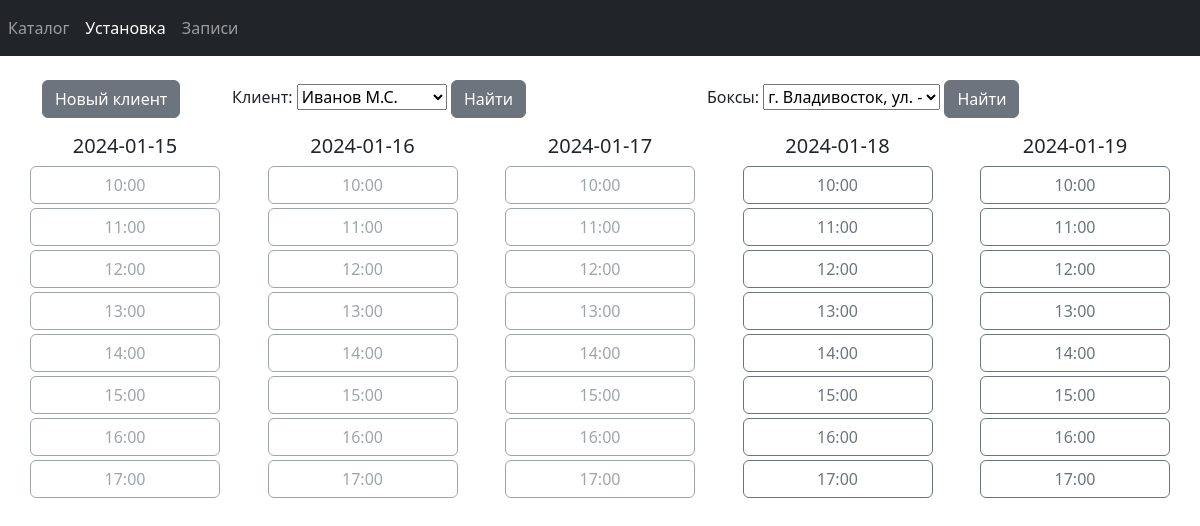
The app's page /schedule with its own data.
### tables this page shows
CREATE TABLE client(
        client_id INTEGER PRIMARY KEY AUTOINCREMENT,
        fullname VARCHAR(100),
        phone VARCHAR(11) UNIQUE,
        is_partner boolean,
        discount INTEGER DEFAULT 0
    );

CREATE TABLE box(
        box_id INTEGER PRIMARY KEY AUTOINCREMENT, 
        specialist_id INTEGER,
        address VARCHAR(150),
        FOREIGN KEY (specialist_id)  REFERENCES specialist(specialist_id) ON DELETE CASCADE
    );

CREATE TABLE "work_schedule"
(
    schedule_id   INTEGER
        primary key autoincrement,
    box_id        INTEGER
        references box
            on delete cascade,
    schedule_date DATE,
    work_hour     TEXT,
    is_free       boolean default true
);

### controllers/client_schedule.py (the view)
@app.route('/schedule', methods=['get', 'post'])
def set_schedule():
    conn = get_db_connection()
    if request.method == 'POST':
        session['data'] = request.json
        print(session['data'])
    if request.values.get('fullname'):
        client_id = request.values.get('client_id')
        session['client_id'] = client_id
    elif request.values.get('address'):
        box_id = request.values.get('box_id')
        session['box_id'] = box_id
    else:
        session['box_id'] = 1
    df_clients = get_clients(conn)
    df_boxes = get_boxes(conn)
    df_schedule = get_schedule_box(conn, session['box_id'])
    df_dates = get_dates(conn)
    return render_template("client_schedule.html",
                           combo_box=df_clients,
                           boxes=df_boxes,
                           schedule=df_schedule,
                           dates=df_dates,
                           len=len)

### models/client_index_model.py (called while the page is built)
def get_clients(conn):
    return pandas.read_sql(
        '''SELECT * FROM client''', conn)

### models/client_schedule_model.py (called while the page is built)
def get_boxes(conn):
    return pandas.read_sql(
        '''SELECT box_id, address FROM box''', conn)

def get_schedule_box(conn, box_id):
    return pandas.read_sql(
        f'''SELECT
            schedule_id, box_id, schedule_date, work_hour, is_free
            FROM work_schedule
            Where box_id = {box_id}
        ''', conn)

def get_dates(conn):
    return pandas.read_sql(
        '''SELECT
            distinct schedule_date
            FROM work_schedule
        ''', conn)

### utils.py (called while the page is built)
def get_db_connection():
    return sqlite3.connect('supplies.db', check_same_thread=False)

### templates/client_schedule.html (shortened to what this page needs)
{% extends "base.html" %}
{% macro render_combo_box(box, header, needed_id, naming, field) %}
<div class="col-5">
    <form action="" method="get">
        {{header}}
        <select name="{{field}}">
            {% for i, row in box.iterrows() %}
            <option value={{row[field]}} {{
            "selected" if row[field]==needed_id else "" }}>
            {{row[naming]}}</option>
            {% endfor %}
        </select>
        <input class="btn btn-secondary" type="submit" value="Найти" name=
                "{{naming}}">
    </form>
</div>
{% endmacro %}
{% macro render_schedule(schedule, dates) %}
{% for i, row in dates.iterrows() %}
<div class="col-2 mt-3 text-center">
    <div class="row"><h5>{{row["schedule_date"]}}</h5></div>
    {% for i, sched in schedule.iterrows() if sched["schedule_date"] == row["schedule_date"] %}
    <div class="row">
        <button class="btn btn-outline-secondary mb-1" {{'disabled' if sched['is_free']==0 else '' }}>
            {{sched["work_hour"]}}
        </button>
    </div>
    {% endfor %}
</div>
{% endfor %}
{% endmacro %}
{% block navbar %}
<nav class="navbar navbar-expand-lg navbar-dark bg-dark mb-4">
    <div class="collapse navbar-collapse" id="navbarSupportedContent">
        <ul class="navbar-nav me-auto mb-2 mb-lg-0">
            <li class="nav-item">
                <a class="nav-link" href={{url_for('index')}}>Каталог</a>
            </li>
            <li class="nav-item">
                <a class="nav-link active" href="{{url_for('set_schedule')}}">Установка</a>
            </li>
            <li class="nav-item">
                <a class="nav-link" href="{{url_for('set_install')}}">Записи</a>
            </li>
        </ul>
    </div>
</nav>
{% endblock %}
{% block content %}
<div class="row">
    <div class="col-2">
        <a class="btn btn-secondary" href="{{ url_for('new_client_get') }}">Новый клиент</a>
    </div>
    {{ render_combo_box(combo_box,"Клиент:", client_id, "fullname", "client_id") }}
    {{ render_combo_box(boxes,"Боксы:", 1, "address", "box_id") }}
</div>
<div class="row justify-content-between">
    {{ render_schedule(schedule,dates) }}
</div>
{% endblock %}

### templates/base.html (shortened to what this page needs)
<!DOCTYPE html>
<html>
<head>
    <link rel="stylesheet" href="../static/CSS/style.css"/>
    <link href="https://cdn.jsdelivr.net/npm/bootstrap@5.3.2/dist/css/bootstrap.min.css" rel="stylesheet"
>
</head>
<body>
    {% block navbar %}
    {% endblock %}
<div class="container">
    {% block content %}
    {% endblock %}
</div>
</body>
</html>

### records on screen
client: client_id "Иванов М.С."
box: box_id "г. Владивосток, ул. -"
work_schedule: work_hour "10:00"
work_schedule: work_hour "11:00"
work_schedule: work_hour "12:00"
work_schedule: work_hour "13:00"
work_schedule: work_hour "14:00"
work_schedule: work_hour "15:00"
work_schedule: work_hour "16:00"
work_schedule: work_hour "17:00"
work_schedule: work_hour "10:00"
work_schedule: work_hour "11:00"
work_schedule: work_hour "12:00"
work_schedule: work_hour "13:00"
work_schedule: work_hour "14:00"
work_schedule: work_hour "15:00"
work_schedule: work_hour "16:00"
work_schedule: work_hour "17:00"
work_schedule: work_hour "10:00"
work_schedule: work_hour "11:00"
work_schedule: work_hour "12:00"
work_schedule: work_hour "13:00"
work_schedule: work_hour "14:00"
work_schedule: work_hour "15:00"
work_schedule: work_hour "16:00"
work_schedule: work_hour "17:00"
work_schedule: work_hour "10:00"
work_schedule: work_hour "11:00"
work_schedule: work_hour "12:00"
work_schedule: work_hour "13:00"
work_schedule: work_hour "14:00"
work_schedule: work_hour "15:00"
work_schedule: work_hour "16:00"
work_schedule: work_hour "17:00"
work_schedule: work_hour "10:00"
work_schedule: work_hour "11:00"
work_schedule: work_hour "12:00"
work_schedule: work_hour "13:00"
work_schedule: work_hour "14:00"
work_schedule: work_hour "15:00"
work_schedule: work_hour "16:00"
work_schedule: work_hour "17:00"

### other values on screen
{{ header }} "Клиент: Боксы:"
{{ row["schedule_date"] }} "2024-01-15" "2024-01-16" "2024-01-17" "2024-01-18" "2024-01-19"
